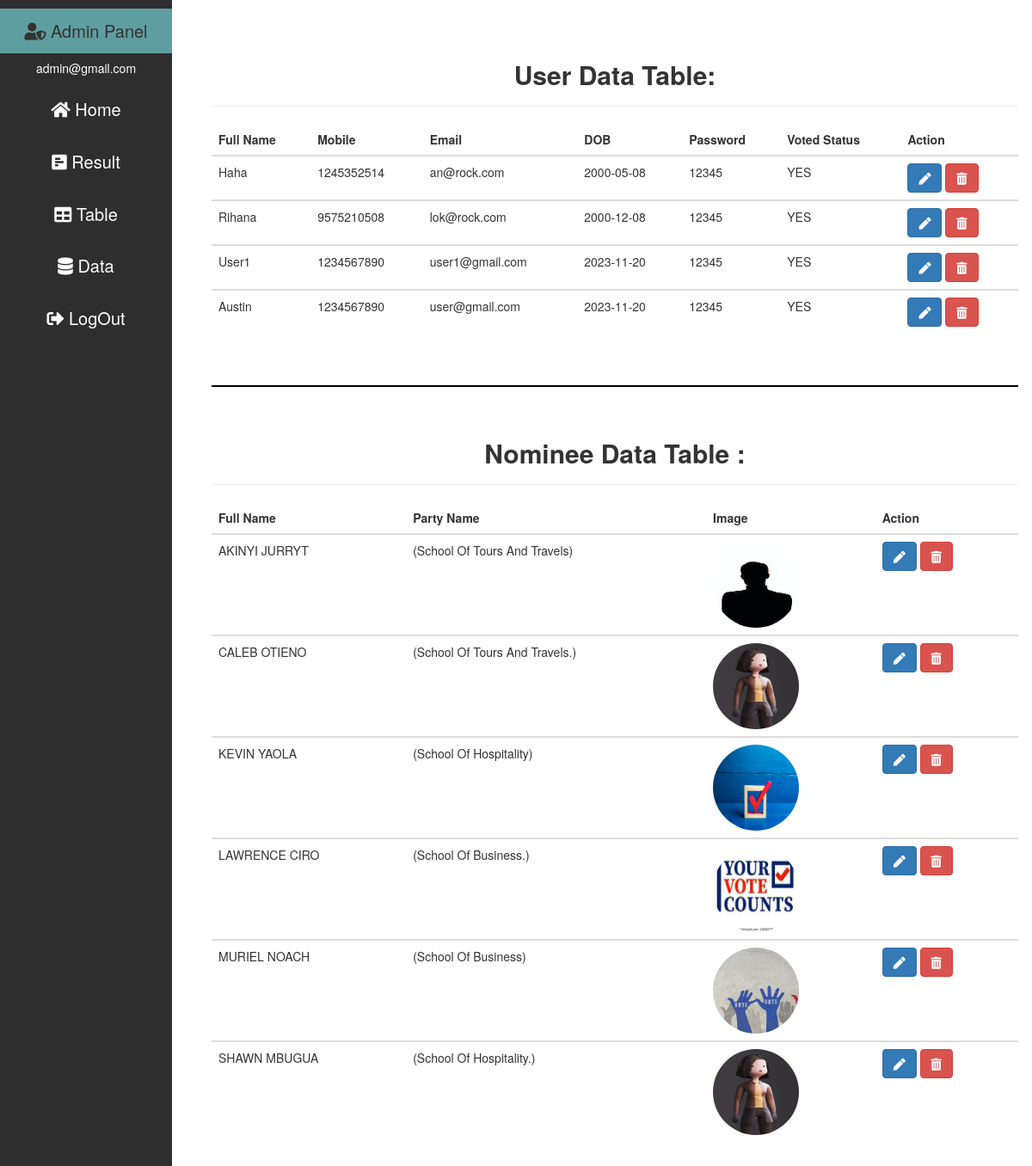
Screenshot of /admintable.php (signed in) with the database file from the repository.
### tables this page shows
CREATE TABLE `register` (
  `FullName` varchar(40) NOT NULL,
  `MobileNo` bigint(11) NOT NULL,
  `Email` varchar(30) NOT NULL,
  `DOB` date NOT NULL,
  `Password` varchar(30) NOT NULL,
  `Status` varchar(11) NOT NULL,
  `Voted` varchar(11) NOT NULL
);

CREATE TABLE `nominee` (
  `FullName` varchar(40) NOT NULL,
  `PartyName` varchar(30) NOT NULL,
  `Image` varchar(100) NOT NULL,
  `Votes` int(100) NOT NULL,
  `Status` varchar(11) NOT NULL
);

### admintable.php (the view, shortened to what this page needs)
<!DOCTYPE html>
<html>
<head>
  <link rel='stylesheet' type='text/css' media='screen' href='adminPanel.css'>
  <link rel="stylesheet" href="https://pro.fontawesome.com/releases/v5.10.0/css/all.css" />
  <link rel="stylesheet" href="https://maxcdn.bootstrapcdn.com/bootstrap/3.4.1/css/bootstrap.min.css">
</head>
<body>
  <?php include 'adminPanelnav.php'; ?>
  <div class="content" >
    <div style="overflow-x:auto;">
      <h2 style="text-align: center;font-weight: bolder;">User Data Table:</h2>
      <hr>
      <table class="table table-hover">
        <thead>
          <tr>
            <th>Full Name</th>
            <th>Mobile</th>
            <th>Email</th>
            <th>DOB</th>
            <th>Password</th>
            <th>Voted Status</th>
            <th>Action</th>
          </tr>
        </thead>
        <?php
        $conn = mysqli_connect('localhost', 'root', '', 'voting_system');
        $select = "select * from register";
        $run = mysqli_query($conn, $select);
        while ($row_user = mysqli_fetch_array($run)) {
          $FullName = $row_user['FullName'];
          $MobileNo = $row_user['MobileNo'];
          $Email = $row_user['Email'];
          $DOB = $row_user['DOB'];
          $Password = $row_user['Password'];
          $Voted=$row_user['Voted'];
        ?>
          <tbody>
            <tr>
              <td style="text-transform: capitalize;"><?php echo $FullName; ?></td>
              <td><?php echo $MobileNo; ?></td>
              <td><?php echo $Email; ?></td>
              <td><?php echo $DOB; ?></td>
              <td><?php echo $Password; ?></td>
              <td><?php echo $Voted; ?></td>
              <td>
                <a href="EditUser.php?edit=<?php echo $Email; ?>" class="btn btn-primary" title="Edit"><i class="fas fa-pen"></i></a>
                <a href="admintable.php?del=<?php echo $Email; ?>" class="btn btn-danger" title="Delete"><i class="fas fa-trash-alt"></i></a>
              </td>
            </tr>
          <?php } ?>
          </tbody>
      </table>
    </div>
    <br>
    <hr style="border:solid 1px black;background-color: blue;"><br>
    <div style="overflow-x:auto;">
    <h2 style="text-align: center;font-weight: bolder;">Nominee Data Table :</h2>
    <hr>
    <table class="table table-hover">
      <thead>
        <tr>
          <th>Full Name</th>
          <th>Party Name</th>
          <th>Image</th>
          <th>Action</th>
        </tr>
      </thead>
      <?php
      $select = "select * from nominee";
      $run = mysqli_query($conn, $select);
      while ($row_user = mysqli_fetch_array($run)) {
        $nFullName = $row_user['FullName'];
        $nPartyName = $row_user['PartyName'];
        $nImage = $row_user['Image'];
      ?>
        <tbody>
          <tr style="text-transform: capitalize;">
            <td><?php echo $nFullName; ?></td>
            <td><?php echo $nPartyName; ?></td>
            <td><img src="upload/<?php echo $nImage; ?>" style="width: 100px;height: 100px; border-radius: 50%;"></td>
            <td>
              <a href="EditNominee.php?nedit=<?php echo $nFullName; ?>" class="btn btn-primary" title="Edit"><i class="fas fa-pen"></i></a>
              <a href="admintable.php?ndel=<?php echo $nFullName; ?>" class="btn btn-danger" title="Delete"><i class="fas fa-trash-alt"></i></a>
            </td>
          </tr>
        <?php } ?>
        </tbody>
    </table>
    </div>
  </div>
</body>
</html>

### adminPanelnav.php (shortened to what this page needs)
<?php
$User=$_SESSION['Username'];
?>
<!DOCTYPE html>
<html>
<head>
    <link rel='stylesheet' type='text/css' media='screen' href='adminPanel.css'>
    <link rel="stylesheet" href="https://pro.fontawesome.com/releases/v5.10.0/css/all.css"/>
    <link rel="stylesheet" href="https://maxcdn.bootstrapcdn.com/bootstrap/3.4.1/css/bootstrap.min.css">
</head>
<body>
<div class="sidebar">
       <h4><i class="fas fa-user-shield"></i> Admin Panel</h4>
       <?php echo "<h5 style='color: white;'>$User</h5>"; ?>
        <a href="adminPanel.php"><i class="fas fa-home"></i> Home</a>
        <a href="adminResult.php"><i class="fas fa-poll-h"></i> Result</a>
        <a href="admintable.php"><i class="fas fa-table"></i> Table</a>
        <a href=""><i class="fas fa-database"></i> Data</a>
        <a href="adminLogout.php"><i class="fas fa-sign-out-alt"></i> LogOut</a>
    </div>
</body>
</html>

### adminPanel.css (style rules this page uses)
body { margin: 0; font-family: "Lato", sans-serif; }
.sidebar { margin: 0%; padding: 0%; width: 200px; background-color: #0f0d0ddc; position: fixed; height: 100%; overflow: auto; text-align: center; }
.sidebar h4 { padding: 15px; font-size: 20px; background-color: cadetblue; text-align: center; }
.sidebar a { display: block; color: white; font-size: 20px; padding: 16px; text-decoration: none; }
div.content { margin-left: 230px; padding: 50px 16px; }

### rows the page displays
register: FullName "Haha", MobileNo "1245352514", Email "an@rock.com", DOB "2000-05-08", Password "12345", Voted "YES"
register: FullName "Rihana", MobileNo "9575210508", Email "lok@rock.com", DOB "2000-12-08", Password "12345", Voted "YES"
register: FullName "User1", MobileNo "1234567890", Email "user1@gmail.com", DOB "2023-11-20", Password "12345", Voted "YES"
register: FullName "Austin", MobileNo "1234567890", Email "user@gmail.com", DOB "2023-11-20", Password "12345", Voted "YES"
nominee: FullName "AKINYI JURRYT", PartyName "(School Of Tours And Travels)", Image (placeholder picture)
nominee: FullName "CALEB OTIENO", PartyName "(School Of Tours And Travels.)", Image (picture)
nominee: FullName "KEVIN YAOLA", PartyName "(School Of Hospitality)", Image (picture)
nominee: FullName "LAWRENCE CIRO", PartyName "(School Of Business.)", Image (picture)
nominee: FullName "MURIEL NOACH", PartyName "(School Of Business)", Image (picture)
nominee: FullName "SHAWN MBUGUA", PartyName "(School Of Hospitality.)", Image (picture)

### other values shown
$User "admin@gmail.com"
